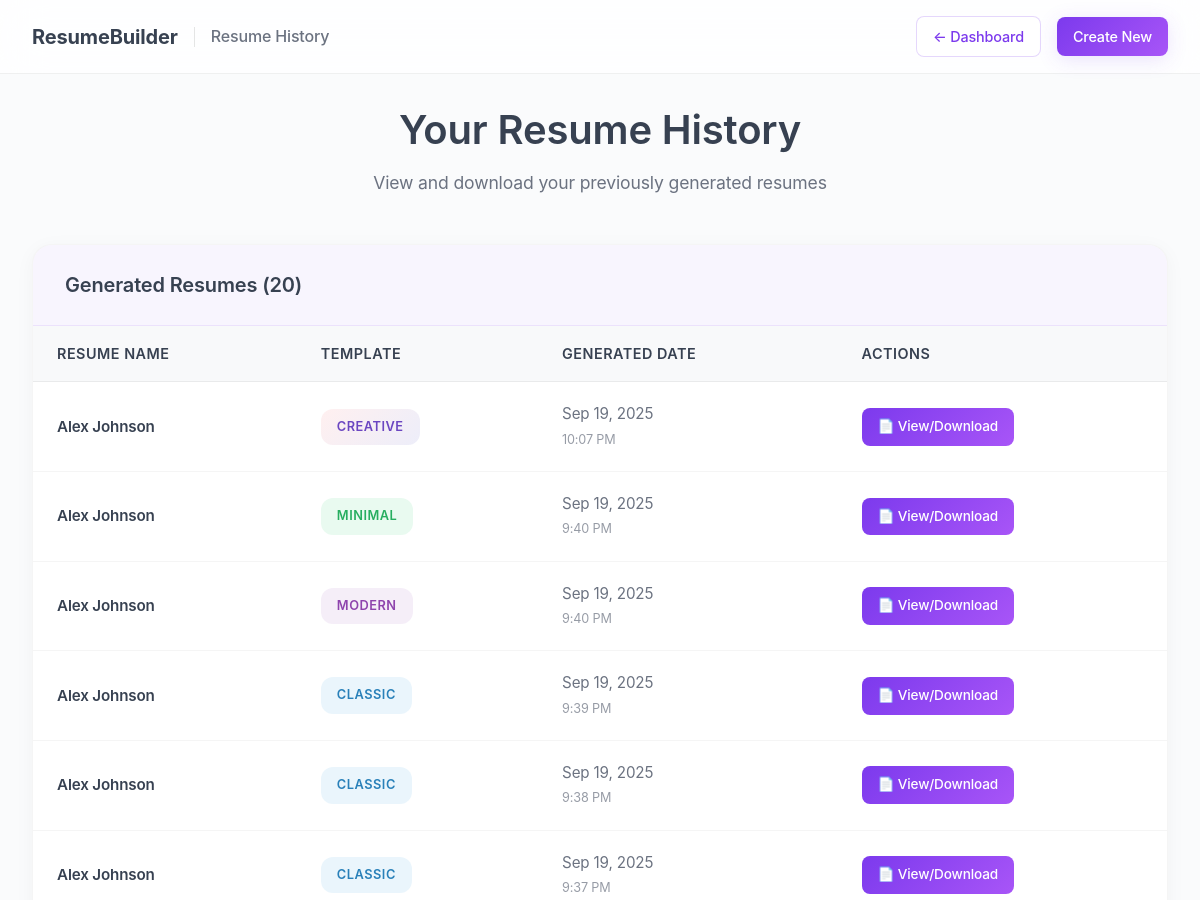
The page /resume_history.php (signed in, upper part) on the database as committed earlier.
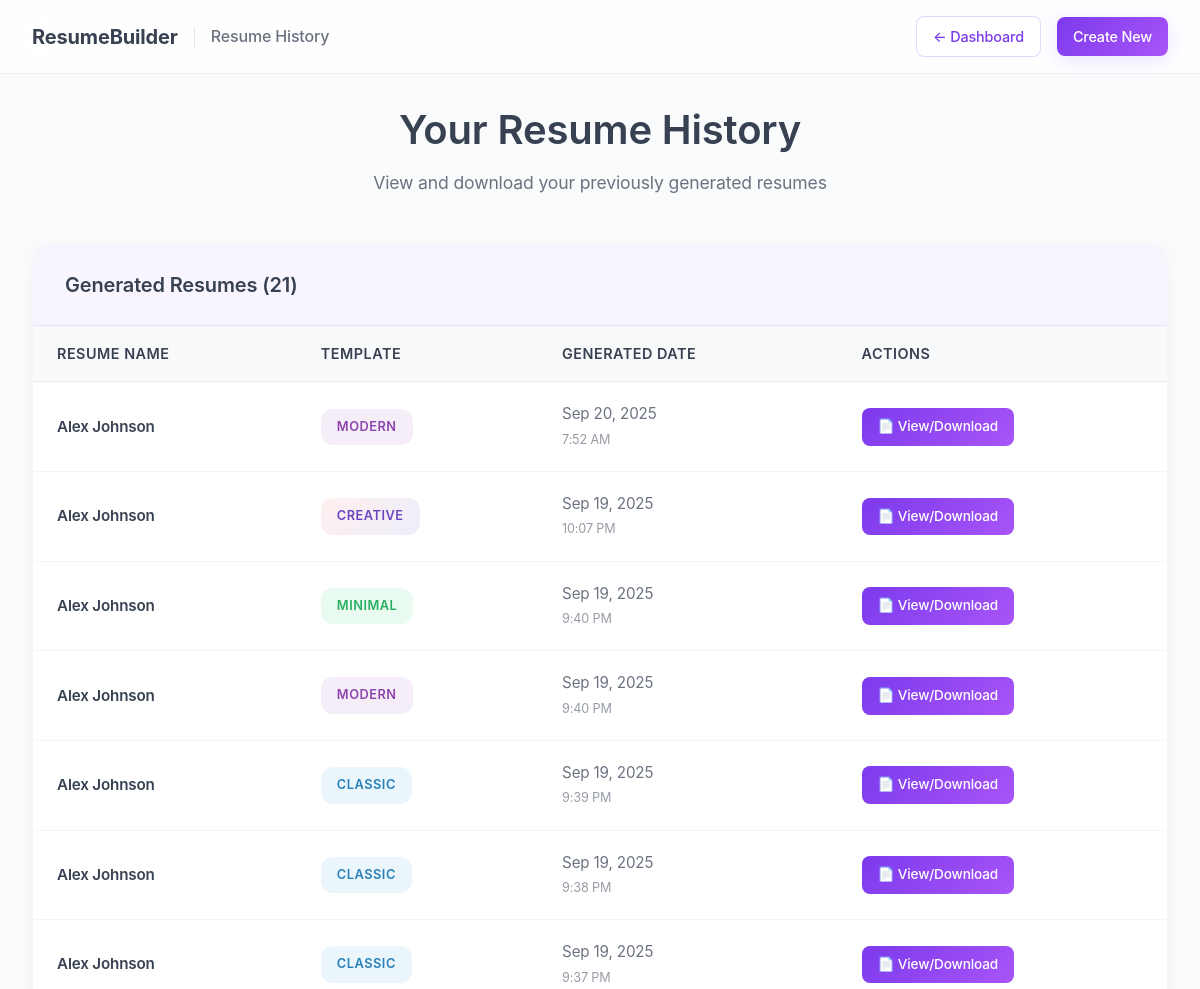
The same page on the database as committed later.
### tables this page shows
CREATE TABLE generated_resumes (
    id INTEGER PRIMARY KEY AUTOINCREMENT,
    user_id INTEGER NOT NULL,
    template TEXT NOT NULL,
    full_name TEXT NOT NULL,
    created_at DATETIME DEFAULT CURRENT_TIMESTAMP,
    FOREIGN KEY (user_id) REFERENCES users (id)
);

### public/resume_history.php (the view, shortened to what this page needs)
<?php
require_once '../config/db.php';
$stmt = $db->prepare('SELECT * FROM generated_resumes WHERE user_id = ? ORDER BY created_at DESC');
$stmt->execute([$_SESSION['user_id']]);
$generated_resumes = $stmt->fetchAll(PDO::FETCH_ASSOC);
?>
<!DOCTYPE html>
<html>
<head>
    <link rel="stylesheet" href="assets/style.css">
</head>
<body>
    <nav class="top-nav">
        <div class="nav-content">
            <div class="nav-left">
                <a href="dashboard.php" class="logo">ResumeBuilder</a>
                <div class="page-title">Resume History</div>
            </div>
            <div class="nav-actions">
                <a href="dashboard.php" class="btn-nav btn-secondary">← Dashboard</a>
                <a href="my_resumes.php" class="btn-nav btn-primary">Create New</a>
            </div>
        </div>
    </nav>
    <div class="container">
        <div class="page-header">
            <h1 class="page-title-main">Your Resume History</h1>
            <p class="page-subtitle">View and download your previously generated resumes</p>
        </div>
        <?php if (empty($generated_resumes)): ?>
            <div class="empty-state">
                <div class="empty-state-icon">📄</div>
                <h3 class="empty-state-title">No Resumes Yet</h3>
                <p class="empty-state-description">
                    You haven't generated any resumes yet. Start by creating your first professional resume with our easy-to-use templates.
                </p>
                <a href="resume_form.php" class="btn-nav btn-primary">Create Your First Resume</a>
            </div>
        <?php else: ?>
            <div class="history-table">
                <div class="table-header">
                    <h3 class="table-title">Generated Resumes (<?php echo count($generated_resumes); ?>)</h3>
                </div>
                <div class="table-content">
                    <table>
                        <thead>
                            <tr>
                                <th>Resume Name</th>
                                <th>Template</th>
                                <th>Generated Date</th>
                                <th>Actions</th>
                            </tr>
                        </thead>
                        <tbody>
                            <?php foreach ($generated_resumes as $resume): ?>
                                <tr>
                                    <td>
                                        <div class="resume-name"><?php echo htmlspecialchars($resume['full_name']); ?></div>
                                    </td>
                                    <td>
                                        <span class="template-badge template-<?php echo strtolower($resume['template']); ?>">
                                            <?php echo htmlspecialchars($resume['template']); ?>
                                        </span>
                                    </td>
                                    <td>
                                        <div class="date-text">
                                            <?php echo date('M j, Y', strtotime($resume['created_at'])); ?>
                                            <br>
                                            <small style="opacity: 0.7;"><?php echo date('g:i A', strtotime($resume['created_at'])); ?></small>
                                        </div>
                                    </td>
                                    <td>
                                        <div class="actions">
                                            <a href="generate_pdf.php?template=<?php echo urlencode($resume['template']); ?>" class="btn-action btn-view">
                                                📄 View/Download
                                            </a>
                                        </div>
                                    </td>
                                </tr>
                            <?php endforeach; ?>
                        </tbody>
                    </table>
                </div>
            </div>
        <?php endif; ?>
    </div>
</body>
</html>

### public/assets/style.css (style rules this page uses)
:root { --primary-color: #374151; --primary-light: #4b5563; --accent-color: #7c3aed; --accent-hover: #6d28d9; --accent-light: #a78bfa; --success-color: #10b981; --success-hover: #059669; --warning-color: #f59e0b; --danger-color: #ef4444; --text-dark: #111827; --text-medium: #6b7280; --text-light: #9ca3af; --bg-light: #f9fafb; --bg-white: #ffffff; --bg-purple-light: rgba(124, 58, 237, 0.05); --border-color: #e5e7eb; --shadow: 0 4px 6px -1px rgba(0, 0, 0, 0.1), 0 2px 4px -1px rgba(0, 0, 0, 0.06); --shadow-hover: 0 10px 15px -3px rgba(0, 0, 0, 0.1), 0 4px 6px -2px rgba(0, 0, 0, 0.05); --shadow-purple: 0 4px 20px rgba(124, 58, 237, 0.15); --border-radius: 8px; --transition: all 0.3s ease; --gradient-purple: linear-gradient(135deg, #7c3aed, #a855f7); --gradient-success: linear-gradient(135deg, #10b981, #34d399); }
* { margin: 0; padding: 0; box-sizing: border-box; }
body { font-family: 'Segoe UI', Tahoma, Geneva, Verdana, sans-serif; line-height: 1.6; color: var(--text-dark); background-color: var(--bg-light); }
.container { max-width: 1200px; margin: 0 auto; padding: 20px; }
h1, h2, h3, h4, h5, h6 { margin-bottom: 1rem; font-weight: 600; color: var(--primary-color); }
h1 { font-size: 2.5rem; }
h3 { font-size: 1.5rem; }
p { margin-bottom: 1rem; color: var(--text-medium); }
.btn-primary { background: var(--gradient-purple); color: white; box-shadow: var(--shadow-purple); }
.btn-secondary { background: var(--text-medium); color: white; }

Rows that differ between the two databases and show on the page:
added generated_resumes: full_name "Alex Johnson", template "MODERN", created_at "Sep 20, 2025", created_at "7:52 AM"
Other text that changed with them:
count($generated_resumes): "20" → "21"
